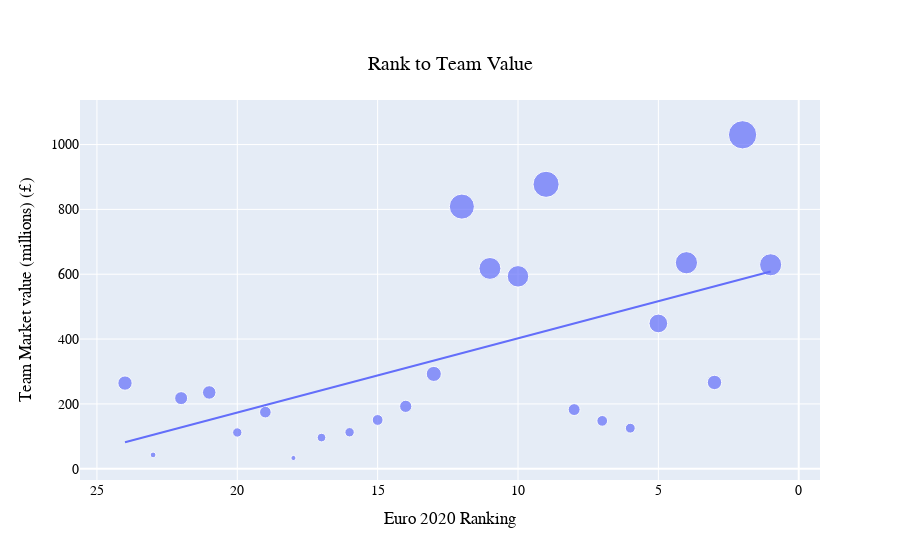
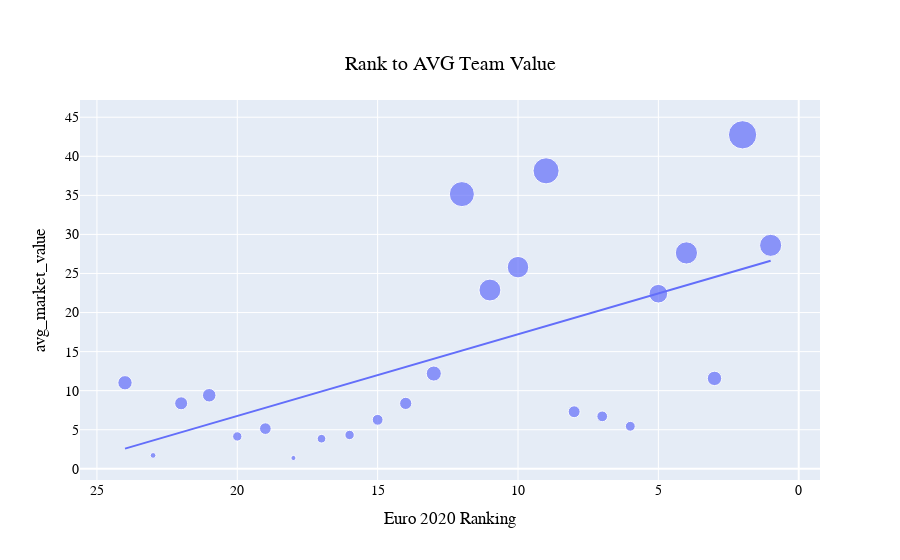
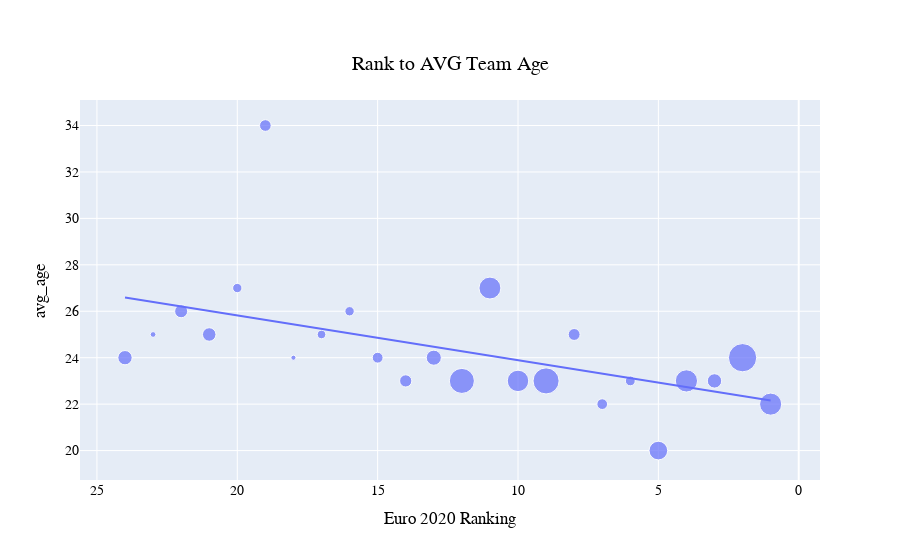

Notebook cell for these charts, in order:
### Code cell
import plotly.express as px


fig = px.scatter(JOIN, x="Rank", y="market_value",trendline="ols", hover_name= "Team" ,size='market_value', title="Rank to Team Value ",labels={
                     "Rank": "Euro 2020 Ranking",
                     "market_value": "Team Market value (millions) (£)",
                     "market_value_Quartile": "Value Quartile"
                 },)

fig2 = px.scatter(JOIN, x="Rank", y="avg_market_value",trendline="ols", hover_name= "Team" ,size='market_value', title="Rank to AVG Team Value ",labels={
                     "Rank": "Euro 2020 Ranking",
                     "market_value": "Team Market value (millions) (£)",
                     "market_value_Quartile": "Value Quartile"
                 },)

fig3 = px.scatter(JOIN, x="Rank", y="avg_age",trendline="ols", hover_name= "Team" ,size='market_value', title="Rank to AVG Team Age ",labels={
                     "Rank": "Euro 2020 Ranking",
                     "market_value": "Team Market value (millions) (£)",
                     "market_value_Quartile": "Value Quartile"
                 },)
                 

# fig.update_layout(color="green" if "market_value_Quartile" == 'Q1' else "red")
# color="market_value_Quartile" 

# fig.update_traces(marker=dict( color='red' ))

fig.update_layout(
    font=dict(
        family="Courier New, monospace",
        size=14,
        color="black"
    ),
    title={
        'y':0.9,
        'x':0.5,
        'xanchor': 'center',
        'yanchor': 'top'}
)

fig2.update_layout(
    font=dict(
        family="Courier New, monospace",
        size=14,
        color="Black"
    ),
    title={
        'y':0.9,
        'x':0.5,
        'xanchor': 'center',
        'yanchor': 'top'}
)

fig3.update_layout(
    font=dict(
        family="Courier New, monospace",
        size=14,
        color="Black"
    ),
    title={
        'y':0.9,
        'x':0.5,
        'xanchor': 'center',
        'yanchor': 'top'}
)



# To reverse x axis
fig.update_xaxes(autorange="reversed")
fig2.update_xaxes(autorange="reversed")
fig3.update_xaxes(autorange="reversed")

fig.show()
fig2.show()
fig3.show()

fig.write_image("Rank to Team Value.png")
fig2.write_image("Rank to AVG Team Value.png")
fig3.write_image("Rank to AVG Team Age.png")

### Figure 1 — Plotly figure (JSON) as saved in the notebook; plotly's stock layout.template omitted (floating-point values rounded to 4 significant figures)
{"data": [{"hovertemplate": "<b>%{hovertext}</b><br><br>Euro 2020 Ranking=%{x}<br>Team Market value (millions) (£)=%{marker.size}<extra></extra>", "hovertext": ["Italy", "England", "Spain", "France", "Netherlands", "Germany", "Croatia", "Turkey", "Belgium", "Portugal", "Poland", "Denmark", "Ukraine", "Switzerland", "Czech Republic", "Scotland", "Austria", "Russia", "Sweden", "North Macedonia", "Finland", "Hungary", "Wales", "Slovakia"], "legendgroup": "", "marker": {"color": "#636efa", "size": [629.1, 1030, 635.4, 877.3, 617.9, 808.6, 292.5, 264.2, 448.2, 593.5, 235.3, 266.2, 182.5, 147.7, 125.2, 217.8, 192.5, 174.7, 150.5, 42.64, 33.17, 96.17, 112.6, 111.9], "sizemode": "area", "sizeref": 2.575, "symbol": "circle"}, "mode": "markers", "name": "", "orientation": "v", "showlegend": false, "type": "scatter", "x": [1, 2, 4, 9, 11, 12, 13, 24, 5, 10, 21, 3, 8, 7, 6, 22, 14, 19, 15, 23, 18, 17, 16, 20], "xaxis": "x", "y": [629.1, 1030, 635.4, 877.3, 617.9, 808.6, 292.5, 264.2, 448.2, 593.5, 235.3, 266.2, 182.5, 147.7, 125.2, 217.8, 192.5, 174.7, 150.5, 42.64, 33.17, 96.17, 112.6, 111.9], "yaxis": "y"}, {"hovertemplate": "<b>OLS trendline</b><br>market_value = -22.8895 * Rank + 631.353<br>R<sup>2</sup>=0.319491<br><br>Euro 2020 Ranking=%{x}<br>Team Market value (millions) (£)=%{y} <b>(trend)</b><extra></extra>", "legendgroup": "", "marker": {"color": "#636efa", "symbol": "circle"}, "mode": "lines", "name": "", "showlegend": false, "type": "scatter", "x": [1, 2, 3, 4, 5, 6, 7, 8, 9, 10, 11, 12, 13, 14, 15, 16, 17, 18, 19, 20, 21, 22, 23, 24], "xaxis": "x", "y": [608.5, 585.6, 562.7, 539.8, 516.9, 494.0, 471.1, 448.2, 425.3, 402.5, 379.6, 356.7, 333.8, 310.9, 288.0, 265.1, 242.2, 219.3, 196.5, 173.6, 150.7, 127.8, 104.9, 82.0], "yaxis": "y"}], "layout": {"font": {"color": "black", "family": "Courier New, monospace", "size": 14}, "legend": {"itemsizing": "constant", "tracegroupgap": 0}, "title": {"text": "Rank to Team Value ", "x": 0.5, "xanchor": "center", "y": 0.9, "yanchor": "top"}, "xaxis": {"anchor": "y", "autorange": "reversed", "domain": [0, 1], "title": {"text": "Euro 2020 Ranking"}}, "yaxis": {"anchor": "x", "domain": [0, 1], "title": {"text": "Team Market value (millions) (£)"}}}}

### Figure 2 — Plotly figure (JSON) as saved in the notebook; plotly's stock layout.template omitted (floating-point values rounded to 4 significant figures)
{"data": [{"hovertemplate": "<b>%{hovertext}</b><br><br>Euro 2020 Ranking=%{x}<br>avg_market_value=%{y}<br>Team Market value (millions) (£)=%{marker.size}<extra></extra>", "hovertext": ["Italy", "England", "Spain", "France", "Netherlands", "Germany", "Croatia", "Turkey", "Belgium", "Portugal", "Poland", "Denmark", "Ukraine", "Switzerland", "Czech Republic", "Scotland", "Austria", "Russia", "Sweden", "North Macedonia", "Finland", "Hungary", "Wales", "Slovakia"], "legendgroup": "", "marker": {"color": "#636efa", "size": [629.1, 1030, 635.4, 877.3, 617.9, 808.6, 292.5, 264.2, 448.2, 593.5, 235.3, 266.2, 182.5, 147.7, 125.2, 217.8, 192.5, 174.7, 150.5, 42.64, 33.17, 96.17, 112.6, 111.9], "sizemode": "area", "sizeref": 2.575, "symbol": "circle"}, "mode": "markers", "name": "", "orientation": "v", "showlegend": false, "type": "scatter", "x": [1, 2, 4, 9, 11, 12, 13, 24, 5, 10, 21, 3, 8, 7, 6, 22, 14, 19, 15, 23, 18, 17, 16, 20], "xaxis": "x", "y": [28.6, 42.75, 27.63, 38.14, 22.88, 35.16, 12.19, 11.01, 22.41, 25.81, 9.41, 11.57, 7.3, 6.71, 5.44, 8.38, 8.37, 5.14, 6.27, 1.71, 1.38, 3.85, 4.33, 4.14], "yaxis": "y"}, {"hovertemplate": "<b>OLS trendline</b><br>avg_market_value = -1.04577 * Rank + 27.6796<br>R<sup>2</sup>=0.354046<br><br>Euro 2020 Ranking=%{x}<br>avg_market_value=%{y} <b>(trend)</b><extra></extra>", "legendgroup": "", "marker": {"color": "#636efa", "symbol": "circle"}, "mode": "lines", "name": "", "showlegend": false, "type": "scatter", "x": [1, 2, 3, 4, 5, 6, 7, 8, 9, 10, 11, 12, 13, 14, 15, 16, 17, 18, 19, 20, 21, 22, 23, 24], "xaxis": "x", "y": [26.63, 25.59, 24.54, 23.5, 22.45, 21.4, 20.36, 19.31, 18.27, 17.22, 16.18, 15.13, 14.08, 13.04, 11.99, 10.95, 9.902, 8.856, 7.81, 6.764, 5.718, 4.673, 3.627, 2.581], "yaxis": "y"}], "layout": {"font": {"color": "Black", "family": "Courier New, monospace", "size": 14}, "legend": {"itemsizing": "constant", "tracegroupgap": 0}, "title": {"text": "Rank to AVG Team Value ", "x": 0.5, "xanchor": "center", "y": 0.9, "yanchor": "top"}, "xaxis": {"anchor": "y", "autorange": "reversed", "domain": [0, 1], "title": {"text": "Euro 2020 Ranking"}}, "yaxis": {"anchor": "x", "domain": [0, 1], "title": {"text": "avg_market_value"}}}}

### Figure 3 — Plotly figure (JSON) as saved in the notebook; plotly's stock layout.template omitted (floating-point values rounded to 4 significant figures)
{"data": [{"hovertemplate": "<b>%{hovertext}</b><br><br>Euro 2020 Ranking=%{x}<br>avg_age=%{y}<br>Team Market value (millions) (£)=%{marker.size}<extra></extra>", "hovertext": ["Italy", "England", "Spain", "France", "Netherlands", "Germany", "Croatia", "Turkey", "Belgium", "Portugal", "Poland", "Denmark", "Ukraine", "Switzerland", "Czech Republic", "Scotland", "Austria", "Russia", "Sweden", "North Macedonia", "Finland", "Hungary", "Wales", "Slovakia"], "legendgroup": "", "marker": {"color": "#636efa", "size": [629.1, 1030, 635.4, 877.3, 617.9, 808.6, 292.5, 264.2, 448.2, 593.5, 235.3, 266.2, 182.5, 147.7, 125.2, 217.8, 192.5, 174.7, 150.5, 42.64, 33.17, 96.17, 112.6, 111.9], "sizemode": "area", "sizeref": 2.575, "symbol": "circle"}, "mode": "markers", "name": "", "orientation": "v", "showlegend": false, "type": "scatter", "x": [1, 2, 4, 9, 11, 12, 13, 24, 5, 10, 21, 3, 8, 7, 6, 22, 14, 19, 15, 23, 18, 17, 16, 20], "xaxis": "x", "y": [22, 24, 23, 23, 27, 23, 24, 24, 20, 23, 25, 23, 25, 22, 23, 26, 23, 34, 24, 25, 24, 25, 26, 27], "yaxis": "y"}, {"hovertemplate": "<b>OLS trendline</b><br>avg_age = 0.192609 * Rank + 21.9674<br>R<sup>2</sup>=0.270660<br><br>Euro 2020 Ranking=%{x}<br>avg_age=%{y} <b>(trend)</b><extra></extra>", "legendgroup": "", "marker": {"color": "#636efa", "symbol": "circle"}, "mode": "lines", "name": "", "showlegend": false, "type": "scatter", "x": [1, 2, 3, 4, 5, 6, 7, 8, 9, 10, 11, 12, 13, 14, 15, 16, 17, 18, 19, 20, 21, 22, 23, 24], "xaxis": "x", "y": [22.16, 22.35, 22.55, 22.74, 22.93, 23.12, 23.32, 23.51, 23.7, 23.89, 24.09, 24.28, 24.47, 24.66, 24.86, 25.05, 25.24, 25.43, 25.63, 25.82, 26.01, 26.2, 26.4, 26.59], "yaxis": "y"}], "layout": {"font": {"color": "Black", "family": "Courier New, monospace", "size": 14}, "legend": {"itemsizing": "constant", "tracegroupgap": 0}, "title": {"text": "Rank to AVG Team Age ", "x": 0.5, "xanchor": "center", "y": 0.9, "yanchor": "top"}, "xaxis": {"anchor": "y", "autorange": "reversed", "domain": [0, 1], "title": {"text": "Euro 2020 Ranking"}}, "yaxis": {"anchor": "x", "domain": [0, 1], "title": {"text": "avg_age"}}}}
